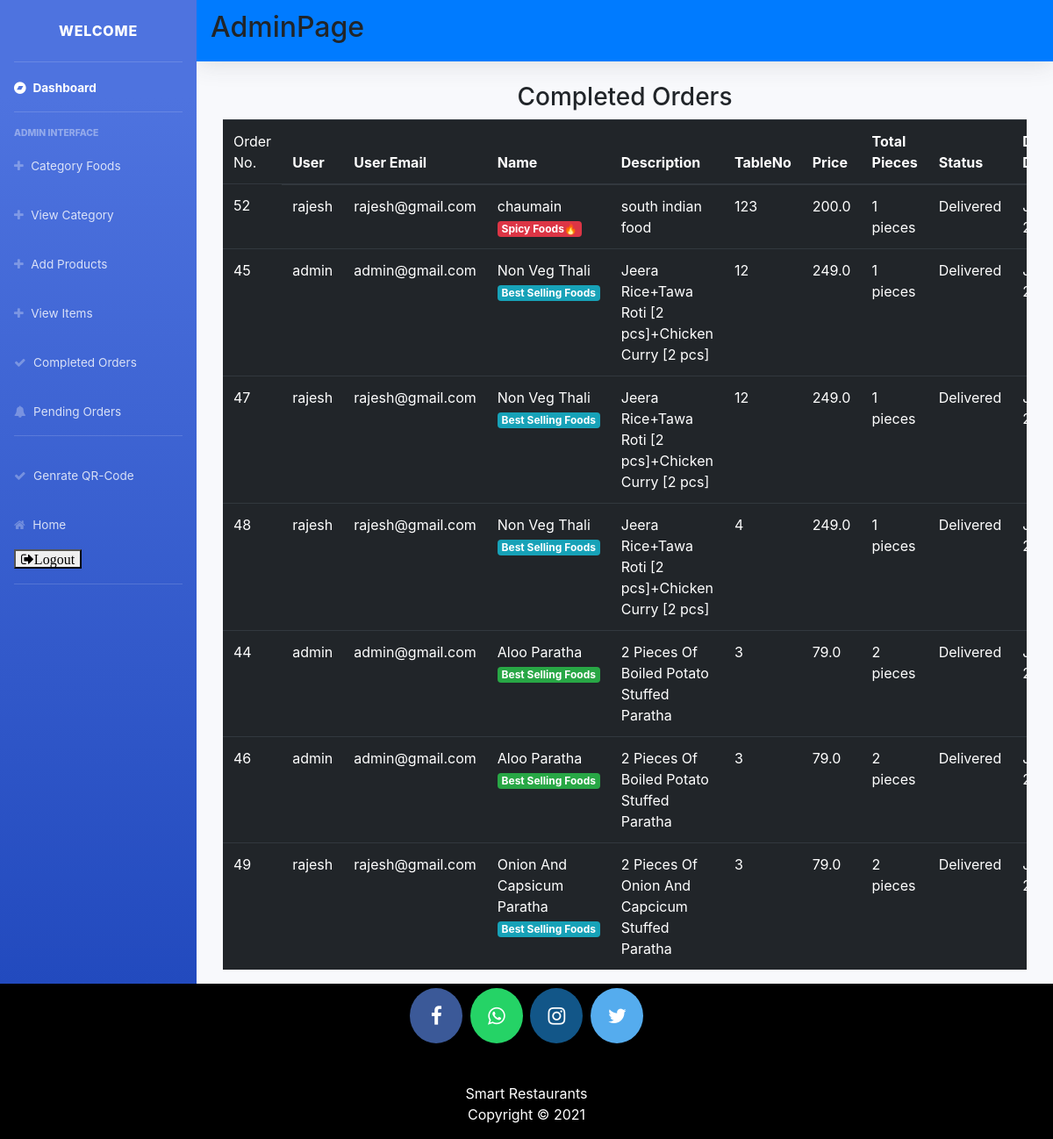
Page /admin_view/ (signed in) on the committed database.
### main/models.py (models this page shows, shortened)
class CartItems(models.Model):
    ORDER_STATUS = (
        ('Active', 'Active'),
        ('Delivered', 'Delivered')
    )
    DONATE_STATUS=(
        ('Donate','Donate'),
        ('NoThanks','NoThanks')
    )
    user = models.ForeignKey(User, on_delete=models.CASCADE)
    item = models.ForeignKey(Item, on_delete=models.CASCADE)
    ordered = models.BooleanField(default=False)
    quantity = models.IntegerField(default=1)
    ordered_date = models.DateField(default=timezone.now)
    status = models.CharField(max_length=20, choices=ORDER_STATUS, default='Active')
    delivery_date = models.DateField(default=timezone.now)
    table_orderno = models.IntegerField(default=1)
    donate_status=models.CharField(max_length=20, choices=DONATE_STATUS, default='NoThanks')
    payment_status = models.CharField(max_length=20,  default='Cash')
    payment_Desc = models.CharField(max_length=200, default='Paid')
    class Meta:
        verbose_name = 'Cart Item'
        verbose_name_plural = 'Cart Items'

class Item(models.Model):
    LABELS = (
        ('Best Selling Foods', 'Best Selling Foods'),
        ('New Food', 'New Food'),
        ('Spicy Foods🔥', 'Spicy Foods🔥'),
    )
    LABEL_COLOUR = (
        ('danger', 'danger'),
        ('success', 'success'),
        ('primary', 'primary'),
        ('info', 'info'),
        ('warning', 'warning'),
    )
    category = models.ForeignKey(Category, on_delete=models.CASCADE)
    title = models.CharField(max_length=150)
    description = models.CharField(max_length=250, blank=True)
    price = models.FloatField()
    pieces = models.IntegerField(default=6)
    tableno=models.IntegerField(blank=True)
    instructions = models.CharField(max_length=250, default="Available")
    image = models.ImageField(default='default.png', upload_to='images/')
    labels = models.CharField(max_length=25, choices=LABELS, blank=True)
    label_colour = models.CharField(max_length=15, choices=LABEL_COLOUR, blank=True)
    slug = models.SlugField(default="foods" ,unique=True)
    created_by = models.ForeignKey(User, on_delete=models.CASCADE)

### main/decorators.py (the view)
    def wrapper_func(request, *args, **kwargs):
        group = Group.objects.get(user = request.user)
        if group.name == 'admin_owner':
            return view_func(request, *args, **kwargs)
        else:
            return redirect('/')

### main/views.py (called while the page is built)
@login_required(login_url='/accounts/login/')
@admin_required
def admin_view(request):
    cart_items = CartItems.objects.filter(item__created_by=request.user, ordered=True,status="Delivered").order_by('-ordered_date')
    context = {
        'cart_items':cart_items,
    }
    return render(request, 'main/admin_view.html', context)

### main/templates/main/admin_view.html
{% extends "main/layout2.html" %}
{% block content %}
<div class="cart">
    <div class="container">
        <div class="row">
            <div class="col-sm-12">
                <h3 class="text-center">Completed Orders</h3>
                {% if cart_items %}
                <div class="table-responsive">
                    <table class="table table-dark">
                        <thead>
                        <tr>
                            <td scope="col">Order No.</td>
                            <th scope="col">User</th>
                            <th scope="col">User Email</th>
                            <th scope="col">Name</th>
                            <th scope="col">Description</th>
                            <th scope="col">TableNo</th>
                            <th scope="col">Price</th>
                            <th scope="col">Total Pieces</th>
                            <th scope="col">Status</th>
                            <th scope="col">Delivery Date</th>
                        </tr>
                        </thead>
                        <tbody>
                            {% for cart in cart_items %}
                        <tr>
                            <td>{{ cart.id }}</td>
                            <td>{{ cart.user.username }}</td>
                            <td>{{ cart.user.email}}</td>
                            <td>{{ cart.item.title }} <span class="badge badge-{{ cart.item.label_colour }}">{{ cart.item.labels }}</span></td>
                            <td>{{ cart.item.description }}</td>
                            <td>{{ cart.table_orderno }}</td>
                            <td>{{ cart.item.price }}</td>
                            <td>{{ cart.item.pieces }} pieces</td>
                            <td>{{ cart.status }}</td>
                            <td>{{ cart.delivery_date }}</td>
                        </tr>
                            {% endfor %}
                        </tbody>
                    </table>
                </div>
                {% else %}
                <h4 class="text-center">Sorry, you have not ordered any item yet!!!</h4>
                {% endif %}
            </div>
        </div>
    </div>
</div>
{% endblock content %}

### rows in the picture
CartItems: id "52", user.username "rajesh", user.email "rajesh@gmail.com", item "chaumain", item.labels "Spicy Foods🔥", item.description "south indian food", table_orderno "123", item.price "200.0", item.pieces "1", status "Delivered"
CartItems: id "45", user.username "admin", user.email "admin@gmail.com", item "Non Veg Thali", item.labels "Best Selling Foods", item.description "Jeera Rice+Tawa Roti [2 pcs]+Chicken Curry [2 pcs]", table_orderno "12", item.price "249.0", item.pieces "1", status "Delivered"
CartItems: id "47", user.username "rajesh", user.email "rajesh@gmail.com", item "Non Veg Thali", item.labels "Best Selling Foods", item.description "Jeera Rice+Tawa Roti [2 pcs]+Chicken Curry [2 pcs]", table_orderno "12", item.price "249.0", item.pieces "1", status "Delivered"
CartItems: id "48", user.username "rajesh", user.email "rajesh@gmail.com", item "Non Veg Thali", item.labels "Best Selling Foods", item.description "Jeera Rice+Tawa Roti [2 pcs]+Chicken Curry [2 pcs]", table_orderno "4", item.price "249.0", item.pieces "1", status "Delivered"
CartItems: id "44", user.username "admin", user.email "admin@gmail.com", item "Aloo Paratha", item.labels "Best Selling Foods", item.description "2 Pieces Of Boiled Potato Stuffed Paratha", table_orderno "3", item.price "79.0", item.pieces "2", status "Delivered"
CartItems: id "46", user.username "admin", user.email "admin@gmail.com", item "Aloo Paratha", item.labels "Best Selling Foods", item.description "2 Pieces Of Boiled Potato Stuffed Paratha", table_orderno "3", item.price "79.0", item.pieces "2", status "Delivered"
CartItems: id "49", user.username "rajesh", user.email "rajesh@gmail.com", item "Onion And Capsicum Paratha", item.labels "Best Selling Foods", item.description "2 Pieces Of Onion And Capcicum Stuffed Paratha", table_orderno "3", item.price "79.0", item.pieces "2", status "Delivered"
